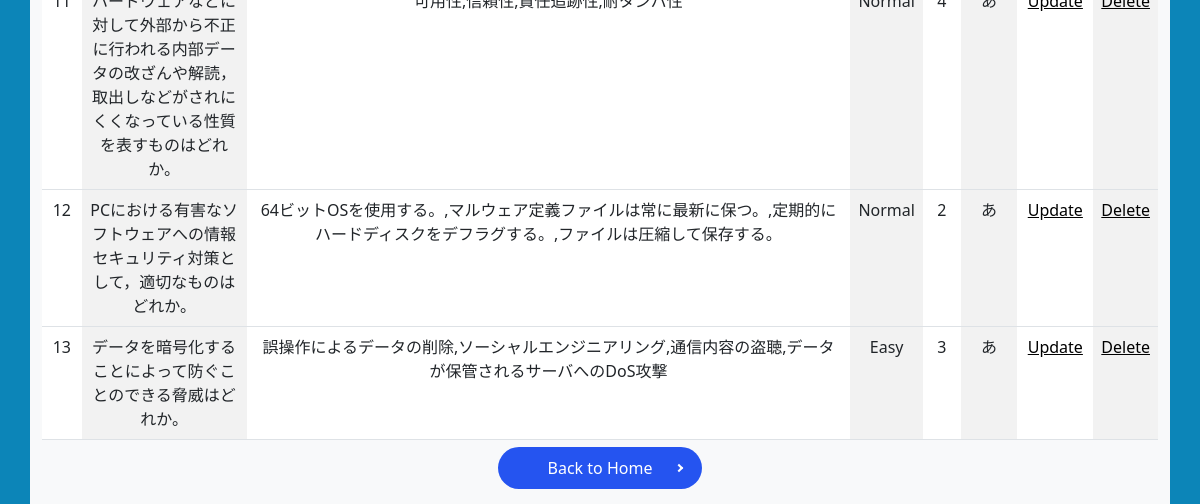
The app's page /questions_manager (lower part), older data.
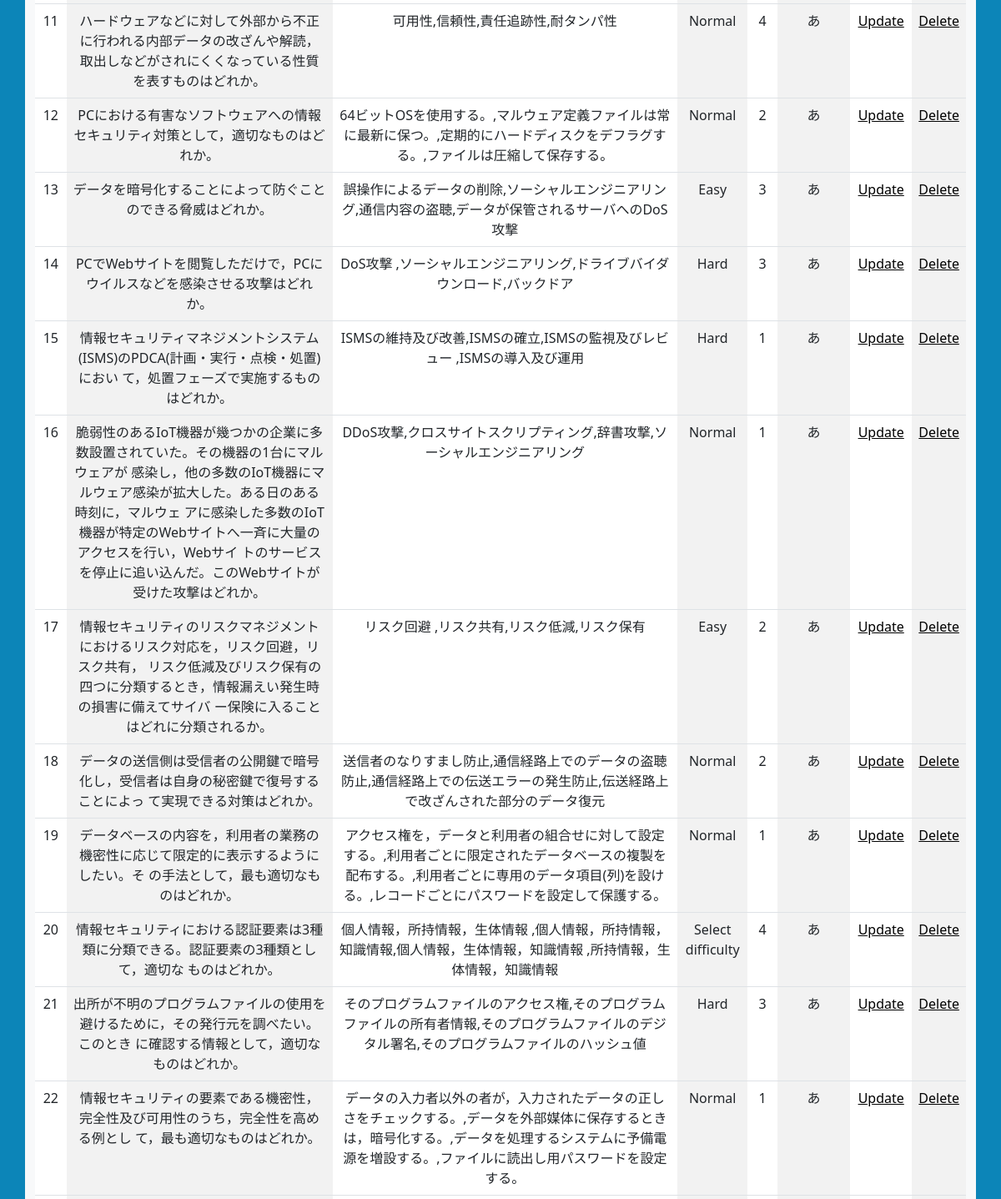
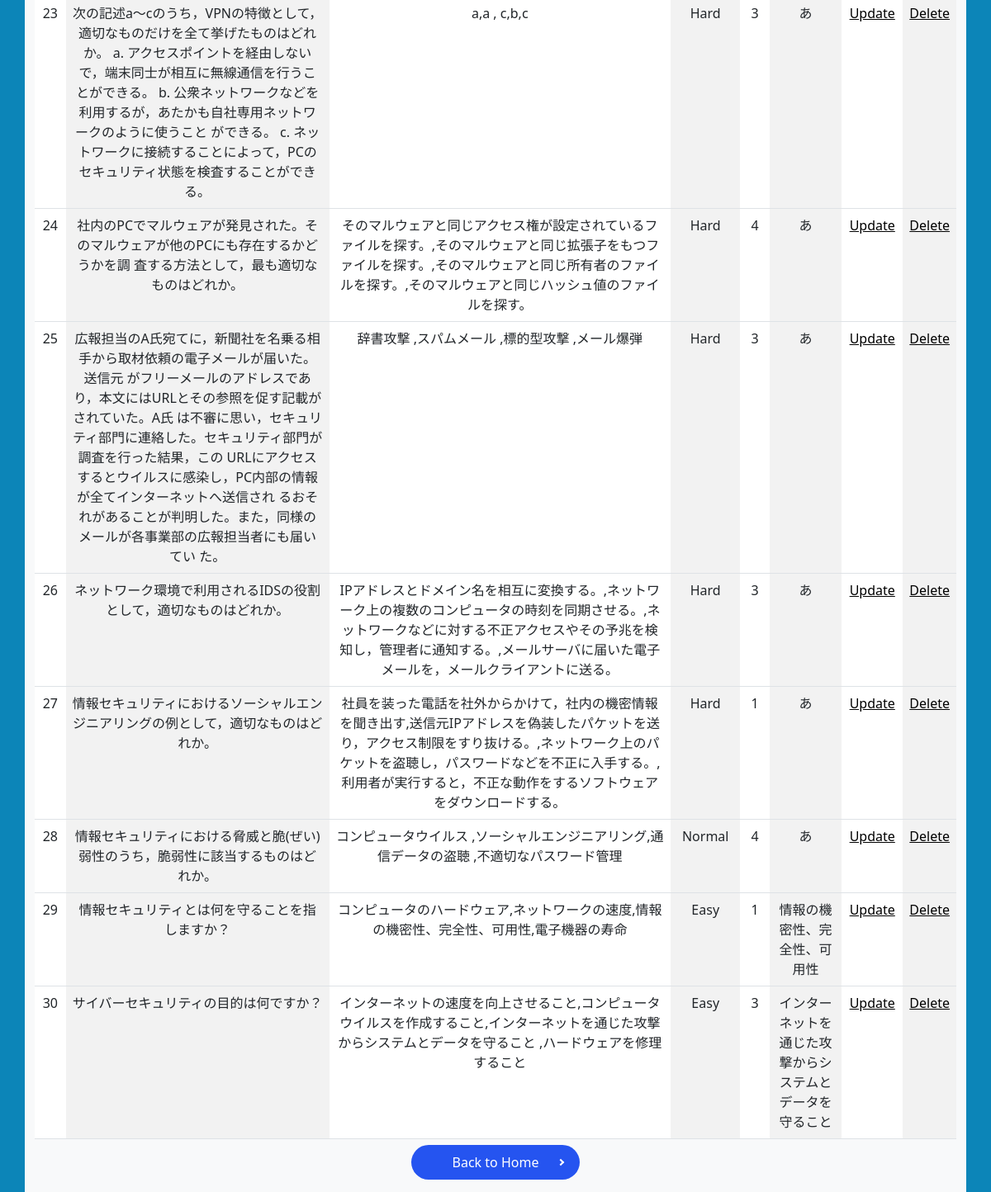
The same page, newer data (2 pictures, top to bottom).
### app.py (models this page shows)
class Question(db.Model):
    id = db.Column(db.Integer, primary_key=True)
    text = db.Column(db.Text, nullable=False)
    choices = db.Column(db.Text, nullable=False)
    difficulty = db.Column(db.String(50), nullable=False)
    correct_choice = db.Column(db.Integer, nullable=False)
    explain = db.Column(db.Text, nullable=True)

### app.py (the view)
@app.route("/questions_manager")
def list_questions_manager():
    questions = Question.query.all()
    number = 0
    numque =[]
    for question in questions:
        number = number + 1
        numque.append((number,question))
    return render_template("manager/question_list.html", numque=numque)

### templates/manager/question_list.html (shortened to what this page needs)
{% extends 'base.html' %}
{% block body %}
<link rel="stylesheet" href="../../static/css/background.css">
<link rel="stylesheet" href="../../static/css/yajirusi_button.css">
<br>
<br>
<div class="container-sm bg-light text-center" style="width: 1600px;">
    <table class="table table-striped-columns">
        <tbody>
            {% for number, question in numque %}
            <tr>
                <td>{{ number }}</td>
                <td>{{ question.text }}</td>
                <td>{{ question.choices }}</td>
                <td>{{ question.difficulty }}</td>
                <td>{{ question.correct_choice }}</td>
                <td>{{ question.explain }}</td>
                <td><a href="/update/{{ question.id }}" role="button">Update</a> </td>
                <td><a href="/delete/{{ question.id }}" role="button">Delete</a> </td>
            </tr>
            {% endfor %}
        </tbody>
    </table>
    <div class="">
        <a href="/manager" class="button mb_top">Back to Home</a>
    </div><br>
</div>
{% endblock %}

Row changes from the older to the newer data that the page shows:
now on this page (row unchanged): Question: id "11", text "ハードウェアなどに対して外部から不正に行われる内部データの改ざんや解読，取出しなどがされにくくなっている性質を表すものはどれか。", choices "可用性,信頼性,責任追跡性,耐タンパ性", difficulty "Normal", correct_choice "4", explain "あ"
added Question: id "14", text "PCでWebサイトを閲覧しただけで，PCにウイルスなどを感染させる攻撃はどれか。", choices "DoS攻撃 ,ソーシャルエンジニアリング,ドライブバイダウンロード,バックドア", difficulty "Hard", correct_choice "3", explain "あ"
added Question: id "15", text "情報セキュリティマネジメントシステム(ISMS)のPDCA(計画・実行・点検・処置)におい て，処置フェーズで実施するものはどれか。", choices "ISMSの維持及び改善,ISMSの確立,ISMSの監視及びレビュー ,ISMSの導入及び運用", difficulty "Hard", correct_choice "1", explain "あ"
added Question: id "16", text "脆弱性のあるIoT機器が幾つかの企業に多数設置されていた。その機器の1台にマルウェアが 感染し，他の多数のIoT機器にマルウェア感染が拡大した。ある日のある時刻に，マルウェ アに感染した多数のIoT機器が特定のWebサイトへ一斉に大量のアクセスを行い，Webサイ トのサービスを停止に追い込んだ。このWebサイトが受けた攻撃はどれか。", choices "DDoS攻撃,クロスサイトスクリプティング,辞書攻撃,ソーシャルエンジニアリング", difficulty "Normal", correct_choice "1", explain "あ"
added Question: id "17", text "情報セキュリティのリスクマネジメントにおけるリスク対応を，リスク回避，リスク共有， リスク低減及びリスク保有の四つに分類するとき，情報漏えい発生時の損害に備えてサイバ ー保険に入ることはどれに分類されるか。", choices "リスク回避 ,リスク共有,リスク低減,リスク保有", difficulty "Easy", correct_choice "2", explain "あ"
added Question: id "18", text "データの送信側は受信者の公開鍵で暗号化し，受信者は自身の秘密鍵で復号することによっ て実現できる対策はどれか。", choices "送信者のなりすまし防止,通信経路上でのデータの盗聴防止,通信経路上での伝送エラーの発生防止,伝送経路上で改ざんされた部分のデータ復元", difficulty "Normal", correct_choice "2", explain "あ"
added Question: id "19", text "データベースの内容を，利用者の業務の機密性に応じて限定的に表示するようにしたい。そ の手法として，最も適切なものはどれか。", choices "アクセス権を，データと利用者の組合せに対して設定する。,利用者ごとに限定されたデータベースの複製を配布する。,利用者ごとに専用のデータ項目(列)を設ける。,レコードごとにパスワードを設定して保護する。", difficulty "Normal", correct_choice "1", explain "あ"
added Question: id "20", text "情報セキュリティにおける認証要素は3種類に分類できる。認証要素の3種類として，適切な ものはどれか。", choices "個人情報，所持情報，生体情報 ,個人情報，所持情報，知識情報,個人情報，生体情報，知識情報 ,所持情報，生体情報，知識情報", difficulty "Select difficulty", correct_choice "4", explain "あ"
added Question: id "21", text "出所が不明のプログラムファイルの使用を避けるために，その発行元を調べたい。このとき に確認する情報として，適切なものはどれか。", choices "そのプログラムファイルのアクセス権,そのプログラムファイルの所有者情報,そのプログラムファイルのデジタル署名,そのプログラムファイルのハッシュ値", difficulty "Hard", correct_choice "3", explain "あ"
added Question: id "22", text "情報セキュリティの要素である機密性，完全性及び可用性のうち，完全性を高める例とし て，最も適切なものはどれか。", choices "データの入力者以外の者が，入力されたデータの正しさをチェックする。,データを外部媒体に保存するときは，暗号化する。,データを処理するシステムに予備電源を増設する。,ファイルに読出し用パスワードを設定する。", difficulty "Normal", correct_choice "1", explain "あ"
added Question: id "23", text "次の記述a～cのうち，VPNの特徴として，適切なものだけを全て挙げたものはどれか。 a. アクセスポイントを経由しないで，端末同士が相互に無線通信を行うことができる。 b. 公衆ネットワークなどを利用するが，あたかも自社専用ネットワークのように使うこと ができる。 c. ネットワークに接続することによって，PCのセキュリティ状態を検査することができ る。", choices "a,a , c,b,c", difficulty "Hard", correct_choice "3", explain "あ"
added Question: id "24", text "社内のPCでマルウェアが発見された。そのマルウェアが他のPCにも存在するかどうかを調 査する方法として，最も適切なものはどれか。", choices "そのマルウェアと同じアクセス権が設定されているファイルを探す。,そのマルウェアと同じ拡張子をもつファイルを探す。,そのマルウェアと同じ所有者のファイルを探す。,そのマルウェアと同じハッシュ値のファイルを探す。", difficulty "Hard", correct_choice "4", explain "あ"
added Question: id "25", text "広報担当のA氏宛てに，新聞社を名乗る相手から取材依頼の電子メールが届いた。送信元 がフリーメールのアドレスであり，本文にはURLとその参照を促す記載がされていた。A氏 は不審に思い，セキュリティ部門に連絡した。セキュリティ部門が調査を行った結果，この URLにアクセスするとウイルスに感染し，PC内部の情報が全てインターネットへ送信され るおそれがあることが判明した。また，同様のメールが各事業部の広報担当者にも届いてい た。", choices "辞書攻撃 ,スパムメール ,標的型攻撃 ,メール爆弾", difficulty "Hard", correct_choice "3", explain "あ"
added Question: id "26", text "ネットワーク環境で利用されるIDSの役割として，適切なものはどれか。", choices "IPアドレスとドメイン名を相互に変換する。,ネットワーク上の複数のコンピュータの時刻を同期させる。,ネットワークなどに対する不正アクセスやその予兆を検知し，管理者に通知する。,メールサーバに届いた電子メールを，メールクライアントに送る。", difficulty "Hard", correct_choice "3", explain "あ"
added Question: id "27", text "情報セキュリティにおけるソーシャルエンジニアリングの例として，適切なものはどれか。", choices "社員を装った電話を社外からかけて，社内の機密情報を聞き出す,送信元IPアドレスを偽装したパケットを送り，アクセス制限をすり抜ける。,ネットワーク上のパケットを盗聴し，パスワードなどを不正に入手する。,利用者が実行すると，不正な動作をするソフトウェアをダウンロードする。", difficulty "Hard", correct_choice "1", explain "あ"
added Question: id "28", text "情報セキュリティにおける脅威と脆(ぜい)弱性のうち，脆弱性に該当するものはどれか。", choices "コンピュータウイルス ,ソーシャルエンジニアリング,通信データの盗聴 ,不適切なパスワード管理", difficulty "Normal", correct_choice "4", explain "あ"
added Question: id "29", text "情報セキュリティとは何を守ることを指しますか？", choices "コンピュータのハードウェア,ネットワークの速度,情報の機密性、完全性、可用性,電子機器の寿命", difficulty "Easy", correct_choice "1", explain "情報の機密性、完全性、可用性"
added Question: id "30", text "サイバーセキュリティの目的は何ですか？", choices "インターネットの速度を向上させること,コンピュータウイルスを作成すること,インターネットを通じた攻撃からシステムとデータを守ること ,ハードウェアを修理すること", difficulty "Easy", correct_choice "3", explain "インターネットを通じた攻撃からシステムとデータを守ること"
